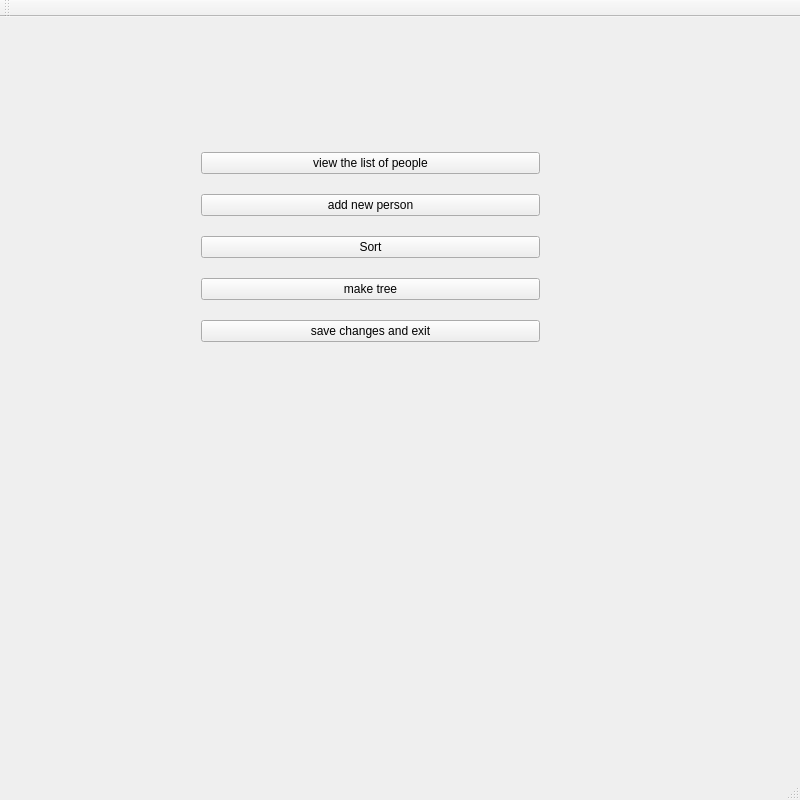
<?xml version="1.0" encoding="UTF-8"?>
<ui version="4.0">
 <class>MainWindow</class>
 <widget class="QMainWindow" name="MainWindow">
  <property name="geometry">
   <rect>
    <x>0</x>
    <y>0</y>
    <width>800</width>
    <height>800</height>
   </rect>
  </property>
  <property name="minimumSize">
   <size>
    <width>800</width>
    <height>800</height>
   </size>
  </property>
  <property name="maximumSize">
   <size>
    <width>800</width>
    <height>800</height>
   </size>
  </property>
  <property name="windowTitle">
   <string>MainWindow</string>
  </property>
  <widget class="QWidget" name="centralWidget">
   <widget class="QWidget" name="verticalLayoutWidget">
    <property name="geometry">
     <rect>
      <x>190</x>
      <y>110</y>
      <width>361</width>
      <height>241</height>
     </rect>
    </property>
    <layout class="QVBoxLayout" name="verticalLayout">
     <item>
      <widget class="QPushButton" name="pushButton_4">
       <property name="text">
        <string>view the list of people</string>
       </property>
      </widget>
     </item>
     <item>
      <widget class="QPushButton" name="pushButton_2">
       <property name="text">
        <string>add new person</string>
       </property>
      </widget>
     </item>
     <item>
      <widget class="QPushButton" name="pushButton">
       <property name="text">
        <string>Sort</string>
       </property>
      </widget>
     </item>
     <item>
      <widget class="QPushButton" name="pushButton_3">
       <property name="text">
        <string>make tree</string>
       </property>
      </widget>
     </item>
     <item>
      <widget class="QPushButton" name="pushButton_5">
       <property name="text">
        <string>save changes and exit</string>
       </property>
      </widget>
     </item>
    </layout>
   </widget>
  </widget>
  <widget class="QMenuBar" name="menuBar">
   <property name="geometry">
    <rect>
     <x>0</x>
     <y>0</y>
     <width>800</width>
     <height>26</height>
    </rect>
   </property>
  </widget>
  <widget class="QToolBar" name="mainToolBar">
   <attribute name="toolBarArea">
    <enum>TopToolBarArea</enum>
   </attribute>
   <attribute name="toolBarBreak">
    <bool>false</bool>
   </attribute>
  </widget>
  <widget class="QStatusBar" name="statusBar"/>
 </widget>
 <layoutdefault spacing="6" margin="11"/>
 <resources/>
 <connections/>
</ui>
